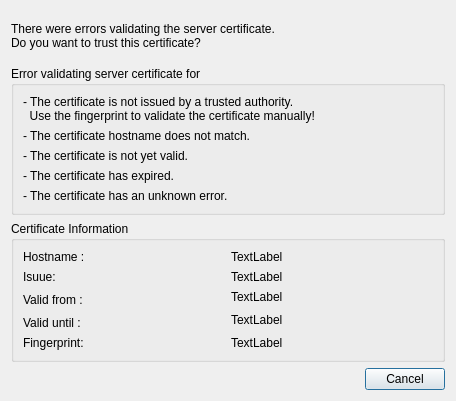
<?xml version="1.0" encoding="UTF-8"?>
<ui version="4.0">
 <class>CertificateForm</class>
 <widget class="QDialog" name="CertificateForm">
  <property name="geometry">
   <rect>
    <x>0</x>
    <y>0</y>
    <width>456</width>
    <height>401</height>
   </rect>
  </property>
  <property name="windowTitle">
   <string>SSL Certificate</string>
  </property>
  <layout class="QVBoxLayout" name="verticalLayout_2">
   <item>
    <widget class="QLabel" name="label">
     <property name="text">
      <string>There were errors validating the server certificate.
Do you want to trust this certificate?</string>
     </property>
    </widget>
   </item>
   <item>
    <widget class="QGroupBox" name="groupBox">
     <property name="title">
      <string>Error validating server certificate for </string>
     </property>
     <layout class="QVBoxLayout" name="verticalLayout">
      <item>
       <widget class="QLabel" name="label_2">
        <property name="text">
         <string>- The certificate is not issued by a trusted authority.
  Use the fingerprint to validate the certificate manually!</string>
        </property>
       </widget>
      </item>
      <item>
       <widget class="QLabel" name="label_6">
        <property name="text">
         <string>- The certificate hostname does not match.</string>
        </property>
       </widget>
      </item>
      <item>
       <widget class="QLabel" name="label_4">
        <property name="text">
         <string>- The certificate is not yet valid.</string>
        </property>
       </widget>
      </item>
      <item>
       <widget class="QLabel" name="label_5">
        <property name="text">
         <string>- The certificate has expired.</string>
        </property>
       </widget>
      </item>
      <item>
       <widget class="QLabel" name="label_3">
        <property name="text">
         <string>- The certificate has an unknown error.</string>
        </property>
       </widget>
      </item>
     </layout>
    </widget>
   </item>
   <item>
    <widget class="QGroupBox" name="groupBox_2">
     <property name="title">
      <string>Certificate Information</string>
     </property>
     <layout class="QGridLayout" name="gridLayout">
      <item row="0" column="0">
       <widget class="QLabel" name="label_7">
        <property name="text">
         <string>Hostname :</string>
        </property>
       </widget>
      </item>
      <item row="0" column="1">
       <widget class="QLabel" name="label_8">
        <property name="text">
         <string>TextLabel</string>
        </property>
       </widget>
      </item>
      <item row="1" column="0">
       <widget class="QLabel" name="label_9">
        <property name="text">
         <string>Isuue: </string>
        </property>
       </widget>
      </item>
      <item row="1" column="1">
       <widget class="QLabel" name="label_10">
        <property name="text">
         <string>TextLabel</string>
        </property>
       </widget>
      </item>
      <item row="2" column="0" rowspan="2">
       <widget class="QLabel" name="label_11">
        <property name="text">
         <string>Valid from :</string>
        </property>
       </widget>
      </item>
      <item row="2" column="1">
       <widget class="QLabel" name="label_12">
        <property name="text">
         <string>TextLabel</string>
        </property>
       </widget>
      </item>
      <item row="4" column="0">
       <widget class="QLabel" name="label_13">
        <property name="text">
         <string>Valid until :</string>
        </property>
       </widget>
      </item>
      <item row="3" column="1" rowspan="2">
       <widget class="QLabel" name="label_14">
        <property name="text">
         <string>TextLabel</string>
        </property>
       </widget>
      </item>
      <item row="5" column="0">
       <widget class="QLabel" name="label_15">
        <property name="text">
         <string>Fingerprint:</string>
        </property>
       </widget>
      </item>
      <item row="5" column="1">
       <widget class="QLabel" name="label_16">
        <property name="text">
         <string>TextLabel</string>
        </property>
       </widget>
      </item>
     </layout>
    </widget>
   </item>
   <item>
    <widget class="QDialogButtonBox" name="_button_box">
     <property name="orientation">
      <enum>Qt::Horizontal</enum>
     </property>
     <property name="standardButtons">
      <set>QDialogButtonBox::Cancel</set>
     </property>
    </widget>
   </item>
  </layout>
 </widget>
 <resources/>
 <connections>
  <connection>
   <sender>_button_box</sender>
   <signal>accepted()</signal>
   <receiver>CertificateForm</receiver>
   <slot>accept()</slot>
   <hints>
    <hint type="sourcelabel">
     <x>248</x>
     <y>254</y>
    </hint>
    <hint type="destinationlabel">
     <x>157</x>
     <y>274</y>
    </hint>
   </hints>
  </connection>
  <connection>
   <sender>_button_box</sender>
   <signal>rejected()</signal>
   <receiver>CertificateForm</receiver>
   <slot>reject()</slot>
   <hints>
    <hint type="sourcelabel">
     <x>316</x>
     <y>260</y>
    </hint>
    <hint type="destinationlabel">
     <x>286</x>
     <y>274</y>
    </hint>
   </hints>
  </connection>
 </connections>
</ui>
